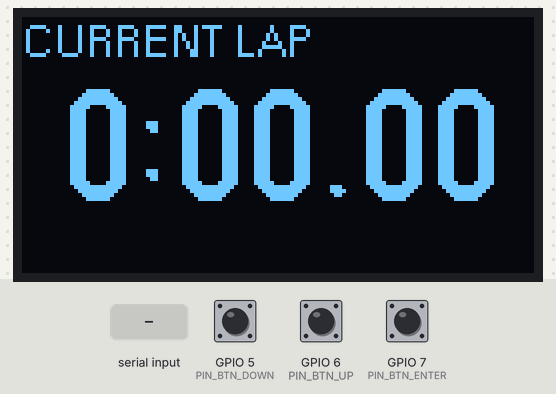
The sketch below on a simulated ESP32-C3. On the bench: 128×64 one-colour display. Inputs (shaded band) come from the test bench; at power-on: GPIO 5 (PIN_BTN_DOWN) HIGH, GPIO 7 (PIN_BTN_ENTER) HIGH, GPIO 6 (PIN_BTN_UP) HIGH. EEPROM starts erased.

Above: at 1.2 s.
1.3 s: GPIO 5 (PIN_BTN_DOWN) pulled LOW for 1 s
At 1.44 s:
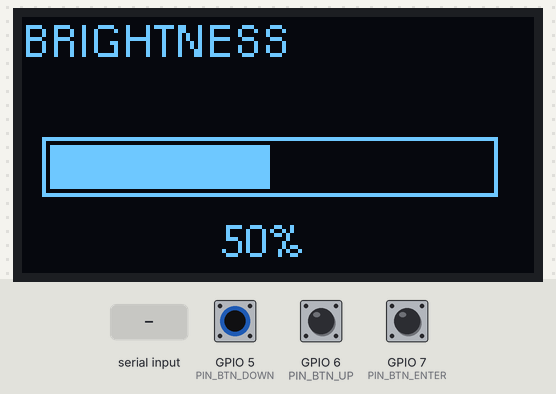
3.8 s: GPIO 7 (PIN_BTN_ENTER) pulled LOW for 3.2 s
At 7.6 s:
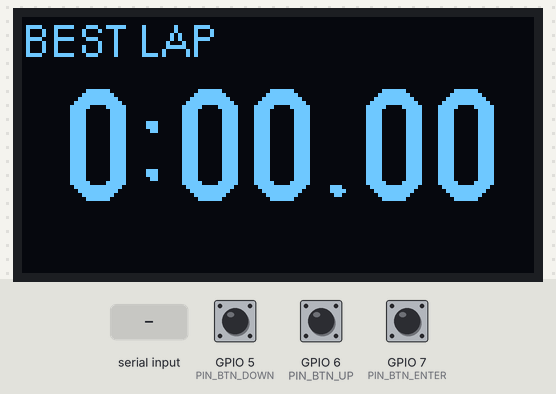
8.5 s: "90;45;200\n" received over Serial
At 9.1 s:
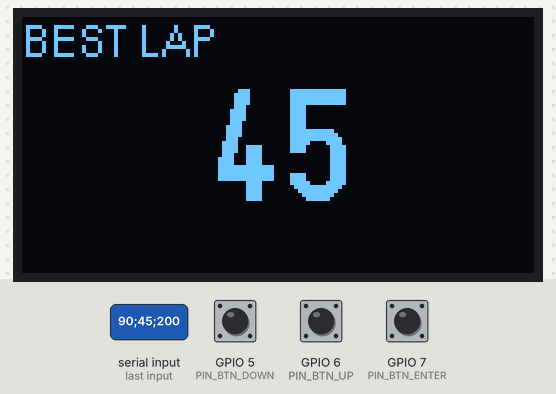
10.0 s: GPIO 6 (PIN_BTN_UP) pulled LOW for 1 s
At 10.13 s:
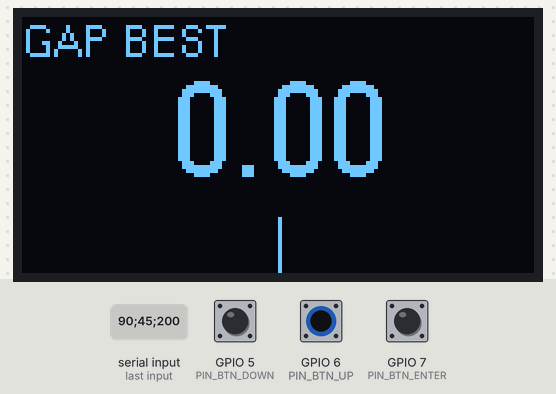
12.5 s: GPIO 7 (PIN_BTN_ENTER) pulled LOW for 0.15 s
At 13.3 s:
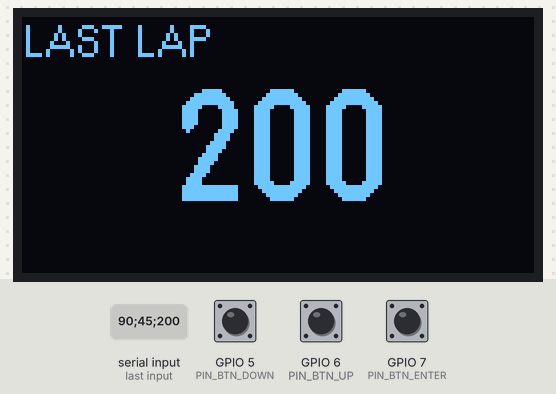
14.1 s: "30;150;10\n" received over Serial
At 14.5 s:
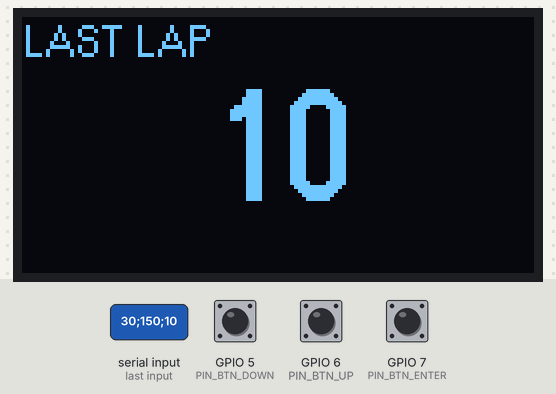
Timing chart, 0 to 16.6 s (numbered marks = the images above; inputs shaded):
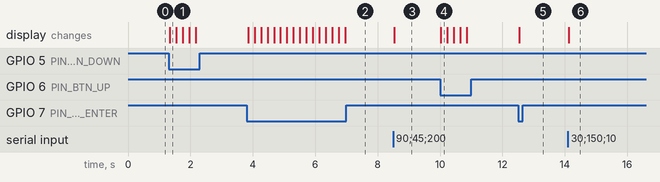

Measured:
- after the input at 1.3 s, the display: changes after 0.05 s (image 1)
- after the input at 3.8 s, the display: changes after 0.05 s (image 2)
- after the input at 8.5 s, the display: changes at once (image 3)
- after the input at 10.0 s, the display: changes at once (image 4)
- after the input at 12.5 s, the display: changes at once (image 5)
- after the input at 14.1 s, the display: changes at once (image 6)

The sketch:

RacelogicSimHubDevice.ino
```cpp
#include <Arduino.h>
#include <Preferences.h>
#include <U8g2lib.h>
#include <Wire.h>

U8G2_SSD1309_128X64_NONAME0_F_HW_I2C u8g2(U8G2_R0, /* reset=*/ U8X8_PIN_NONE);
Preferences prefs;

// --- Mapeamento de Pinos (ESP32-C3) ---
const int PIN_BTN_UP    = 6;
const int PIN_BTN_DOWN  = 5;
const int PIN_BTN_ENTER = 7;

// --- Máquina de Estados ---
enum MainScreens { LAP_TIME, DELTA, SPEED, COMBINED, SETTINGS };
enum LapModes    { CUR, BEST, LAST };
enum GapModes    { G_BEST, G_LAST, G_OPT };

MainScreens currentScreen  = LAP_TIME;
LapModes    currentLapMode = CUR;
GapModes    currentGapMode = G_BEST;

// Estado anterior para detectar mudanças e evitar full redraws desnecessários
MainScreens prevScreen   = (MainScreens)255;
LapModes    prevLapMode  = (LapModes)255;
GapModes    prevGapMode  = (GapModes)255;
bool        prevBlinkOn  = false;

// --- Variáveis de Configuração e Controle ---
int brightness = 128;
bool editMode = false;
unsigned long lastButtonPress = 0;
const int debounceDelay = 200;

// --- Variáveis de Telemetria (C-Strings para otimização de memória) ---
// Formato esperado do SimHub: CUR_LAP;BEST_LAP;LAST_LAP;GAP_BEST;GAP_LAST;GAP_OPT;SPEED\n
char curLap[10]  = "0:00.00";
char bstLap[10]  = "0:00.00";
char lstLap[10]  = "0:00.00";
char gBest[8]    = "0.00";
char gLast[8]    = "0.00";
char gOpt[8]     = "0.00";
char speedStr[4] = "0";

// --- Buffer para recepção Serial ---
char serialBuffer[64];
int bufferIndex = 0;

// --- Layout de tiles (128x64 = 16 colunas x 8 linhas de 8x8px cada) ---
// Header: pixel y=0..15  → tile rows 0-1 (label estático)
// Content: pixel y=16..63 → tile rows 2-7 (valores dinâmicos)
static const uint8_t CONTENT_Y  = 16;
static const uint8_t CONTENT_H  = 48;
static const uint8_t HEADER_TY  = 0;
static const uint8_t HEADER_TH  = 2;
static const uint8_t CONTENT_TY = 2;
static const uint8_t CONTENT_TH = 6;
static const uint8_t TILE_COLS  = 16;

void setup() {
  Serial.begin(115200);
  Serial.setTxTimeoutMs(0);

  prefs.begin("racelogic", false);
  currentScreen  = (MainScreens)prefs.getUChar("screen",     LAP_TIME);
  currentLapMode = (LapModes)  prefs.getUChar("lapMode",    CUR);
  currentGapMode = (GapModes)  prefs.getUChar("gapMode",    G_BEST);
  brightness     =             prefs.getInt(  "brightness",  128);

  Wire.begin(8, 9);
  Wire.setClock(400000);
  u8g2.begin();
  u8g2.setContrast(brightness);
  pinMode(PIN_BTN_UP,    INPUT_PULLUP);
  pinMode(PIN_BTN_DOWN,  INPUT_PULLUP);
  pinMode(PIN_BTN_ENTER, INPUT_PULLUP);
}

void handleButtons() {
  if (millis() - lastButtonPress < debounceDelay) return;

  bool btnUp    = (digitalRead(PIN_BTN_UP)    == LOW);
  bool btnDown  = (digitalRead(PIN_BTN_DOWN)  == LOW);
  bool btnEnter = (digitalRead(PIN_BTN_ENTER) == LOW);

  if (!(btnUp || btnDown || btnEnter)) return;
  lastButtonPress = millis();

  if (editMode) {
    if (btnUp   && brightness < 255) { brightness += 15; if (brightness > 255) brightness = 255; }
    if (btnDown && brightness > 0)   { brightness -= 15; if (brightness < 0)   brightness = 0;   }
    if (btnEnter) {
      editMode = false;
      prefs.putInt("brightness", brightness);
    }
    u8g2.setContrast(brightness);
    return;
  }

  if (btnUp) {
    currentScreen = static_cast<MainScreens>((currentScreen + 1) % 5);
    prefs.putUChar("screen", currentScreen);
  }
  if (btnDown) {
    currentScreen = static_cast<MainScreens>((currentScreen == 0) ? 4 : currentScreen - 1);
    prefs.putUChar("screen", currentScreen);
  }

  if (btnEnter) {
    if (currentScreen == LAP_TIME) {
      currentLapMode = static_cast<LapModes>((currentLapMode + 1) % 3);
      prefs.putUChar("lapMode", currentLapMode);
    } else if (currentScreen == DELTA) {
      currentGapMode = static_cast<GapModes>((currentGapMode + 1) % 3);
      prefs.putUChar("gapMode", currentGapMode);
    } else if (currentScreen == SETTINGS) {
      editMode = true;
    }
  }
}

void processSerialData() {
  while (Serial.available() > 0) {
    char c = Serial.read();
    if (c == '\n' || c == '\r') {
      if (bufferIndex == 0) continue; // ignora \n do par \r\n
      serialBuffer[bufferIndex] = '\0';
      char *ptr = strtok(serialBuffer, ";");
      if (ptr != NULL) { strncpy(curLap,   ptr, sizeof(curLap)   - 1); ptr = strtok(NULL, ";"); }
      if (ptr != NULL) { strncpy(bstLap,   ptr, sizeof(bstLap)   - 1); ptr = strtok(NULL, ";"); }
      if (ptr != NULL) { strncpy(lstLap,   ptr, sizeof(lstLap)   - 1); ptr = strtok(NULL, ";"); }
      if (ptr != NULL) { strncpy(gBest,    ptr, sizeof(gBest)    - 1); ptr = strtok(NULL, ";"); }
      if (ptr != NULL) { strncpy(gLast,    ptr, sizeof(gLast)    - 1); ptr = strtok(NULL, ";"); }
      if (ptr != NULL) { strncpy(gOpt,     ptr, sizeof(gOpt)     - 1); ptr = strtok(NULL, ";"); }
      if (ptr != NULL) { strncpy(speedStr, ptr, sizeof(speedStr) - 1); }
      bufferIndex = 0;
    } else if (bufferIndex < (int)sizeof(serialBuffer) - 1) {
      serialBuffer[bufferIndex++] = c;
    }
  }
}

// --- Header (y=0..15): label estático, redesenhado só quando a tela/modo muda ---
void drawHeader() {
  u8g2.setFont(u8g2_font_helvR08_tr);
  switch (currentScreen) {
    case LAP_TIME:
      u8g2.drawStr(0, 10,
        currentLapMode == CUR  ? "CURRENT LAP" :
        currentLapMode == BEST ? "BEST LAP"    : "LAST LAP");
      break;
    case DELTA:
      u8g2.drawStr(0, 10,
        currentGapMode == G_BEST ? "GAP BEST"    :
        currentGapMode == G_LAST ? "GAP LAST"    : "GAP OPTIMAL");
      break;
    case SPEED:
      u8g2.drawStr(0, 10, "SPEED KM/H");
      break;
    case COMBINED:
      break;
    case SETTINGS:
      u8g2.drawStr(0, 10, "BRIGHTNESS");
      if (editMode && (millis() / 500) % 2 == 0)
        u8g2.drawStr(95, 10, "[EDIT]");
      break;
  }
}

// --- Content (y=16..63): valores dinâmicos, redesenhado todo frame ---
// Posicionamento garante que o topo dos glifos fique em y>=18 (tile row 2),
// evitando sobreposição com a área de header nos updates parciais.
void drawContent() {
  switch (currentScreen) {
    case LAP_TIME: {
      char* val = currentLapMode == CUR  ? curLap :
                  currentLapMode == BEST ? bstLap  : lstLap;
      u8g2.setFont(u8g2_font_logisoso28_tn);
      u8g2.drawStr((128 - u8g2.getStrWidth(val)) / 2, 46, val);
      break;
    }
    case DELTA: {
      char* val = currentGapMode == G_BEST ? gBest :
                  currentGapMode == G_LAST ? gLast  : gOpt;
      u8g2.setFont(u8g2_font_logisoso24_tr);
      u8g2.drawStr((128 - u8g2.getStrWidth(val)) / 2, 40, val);

      float gVal = atof(val);
      int barWidth = (int)(fabsf(gVal) / 2.0f * 64.0f);
      if (barWidth > 64) barWidth = 64;
      u8g2.drawLine(64, 50, 64, 63);
      if      (gVal < 0.0f) u8g2.drawBox(64 - barWidth, 54, barWidth, 9);
      else if (gVal > 0.0f) u8g2.drawBox(64,             54, barWidth, 9);
      break;
    }
    case SPEED:
      u8g2.setFont(u8g2_font_logisoso42_tn);
      u8g2.drawStr((128 - u8g2.getStrWidth(speedStr)) / 2, 58, speedStr);
      break;
    case COMBINED: {
      u8g2.setFont(u8g2_font_logisoso20_tr);
      u8g2.drawStr((64 - u8g2.getStrWidth(gBest))    / 2,      24, gBest);
      u8g2.drawStr(64 + (64 - u8g2.getStrWidth(speedStr)) / 2, 24, speedStr);
      u8g2.drawVLine(64, 0, 30);
      u8g2.drawHLine(0, 30, 128);
      u8g2.setFont(u8g2_font_logisoso28_tn);
      u8g2.drawStr((128 - u8g2.getStrWidth(curLap)) / 2, 62, curLap);
      break;
    }
    case SETTINGS: {
      int barWidth = map(brightness, 0, 255, 0, 110);
      u8g2.drawFrame(5, 30, 114, 15);
      u8g2.drawBox(7, 32, barWidth, 11);
      u8g2.setCursor(50, 60);
      u8g2.print(map(brightness, 0, 255, 0, 100));
      u8g2.print("%");
      break;
    }
  }
}

bool needsFullRedraw() {
  return currentScreen  != prevScreen  ||
         currentLapMode != prevLapMode ||
         currentGapMode != prevGapMode;
}

void updatePrevState() {
  prevScreen   = currentScreen;
  prevLapMode  = currentLapMode;
  prevGapMode  = currentGapMode;
}

void debugData() {
  if(false) {
    static unsigned long lastDebugPrint = 0;
    if (millis() - lastDebugPrint < 500) return;
    lastDebugPrint = millis();

    Serial.println("=== DEBUG ===");
    Serial.print("Screen: ");        Serial.println(currentScreen);
    Serial.print("LapMode: ");       Serial.println(currentLapMode);
    Serial.print("GapMode: ");       Serial.println(currentGapMode);
    Serial.print("EditMode: ");      Serial.println(editMode);
    Serial.print("Brightness: ");    Serial.println(brightness);
    Serial.print("curLap: ");        Serial.println(curLap);
    Serial.print("bstLap: ");        Serial.println(bstLap);
    Serial.print("lstLap: ");        Serial.println(lstLap);
    Serial.print("gBest: ");         Serial.println(gBest);
    Serial.print("gLast: ");         Serial.println(gLast);
    Serial.print("gOpt: ");          Serial.println(gOpt);
    Serial.print("speedStr: ");      Serial.println(speedStr);
    Serial.print("prevScreen: ");    Serial.println(prevScreen);
    Serial.print("prevLapMode: ");   Serial.println(prevLapMode);
    Serial.print("prevGapMode: ");   Serial.println(prevGapMode);
    Serial.print("needsFullRedraw: "); Serial.println(needsFullRedraw());
    Serial.println("================");
  }
}

void loop() {
  handleButtons();
  processSerialData();
  debugData();

  // Full redraw quando muda de tela/sub-modo ou na COMBINED (usa y=0..63 inteiro)
  if (needsFullRedraw() || currentScreen == COMBINED) {
    u8g2.clearBuffer();
    drawHeader();
    drawContent();
    u8g2.sendBuffer();
    updatePrevState();
    return;
  }

  // SETTINGS: atualiza só o header quando o estado do [EDIT] piscante muda
  if (currentScreen == SETTINGS) {
    bool blinkOn = editMode && (millis() / 500) % 2 == 0;
    if (blinkOn != prevBlinkOn) {
      prevBlinkOn = blinkOn;
      u8g2.setDrawColor(0);
      u8g2.drawBox(0, 0, 128, CONTENT_Y); // apaga área do header no buffer
      u8g2.setDrawColor(1);
      drawHeader();
      u8g2.updateDisplayArea(0, HEADER_TY, TILE_COLS, HEADER_TH); // ~6ms
    }
  }

  // Partial update: apaga e redesenha só a área de conteúdo, envia 768 bytes (~18ms vs ~25ms)
  u8g2.setDrawColor(0);
  u8g2.drawBox(0, CONTENT_Y, 128, CONTENT_H);
  u8g2.setDrawColor(1);
  drawContent();
  u8g2.updateDisplayArea(0, CONTENT_TY, TILE_COLS, CONTENT_TH);
}
```
